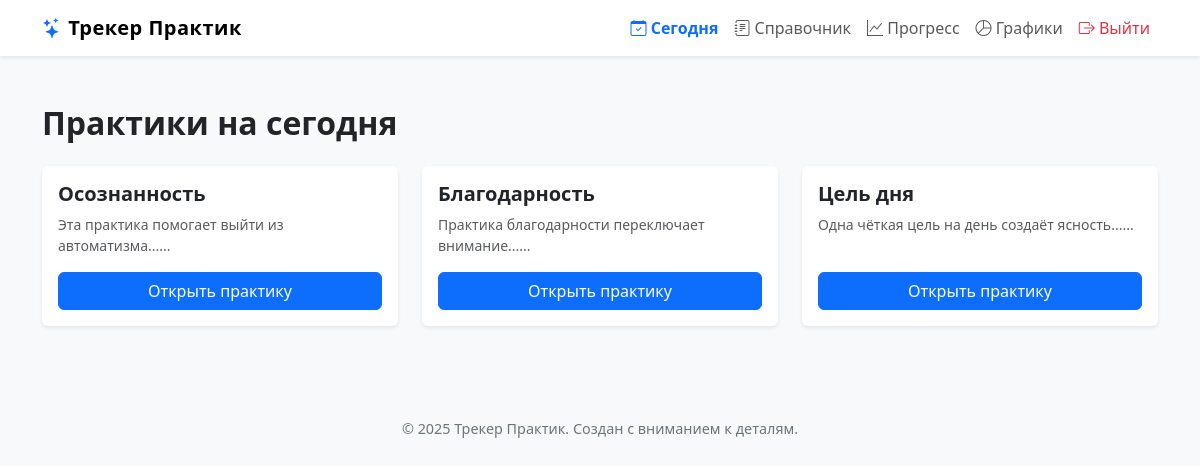
/today (signed in), run on the app's committed database.
### models.py (models this page shows)
class Practice(db.Model):
    __tablename__ = "practice"
    id = db.Column(db.Integer, primary_key=True)
    title = db.Column(db.String(200), nullable=False)
    description = db.Column(db.String(500))
    quote = db.Column(db.String(500))
    form_schema_json = db.Column(db.Text)

### app.py (the view)
@app.route("/today")
@login_required
def today_page():
    practices = Practice.query.all()
    return render_template("today.html", practices=practices)

### app.py (called while the page is built)
@login_manager.user_loader
def load_user(user_id):
    return User.query.get(int(user_id))

@app.context_processor
def inject_year():
    return {"current_year": datetime.now().year}

### templates/today.html
{% extends "layout.html" %}
{% block content %}
<div class="container py-4">
    <h2 class="mb-4 fw-bold">Практики на сегодня</h2>
    <div class="row g-4">
        {% for practice in practices %}
        <div class="col-md-6 col-lg-4">
            <div class="card shadow-sm border-0 h-100">
                <div class="card-body d-flex flex-column">
                    <h5 class="card-title fw-semibold">{{ practice.title }}</h5>
                    <p class="text-muted small flex-grow-1">
                        {{ practice.description[:120] }}...
                    </p>
                    <a href="{{ url_for('practice_info', pid=practice.id) }}"
                       class="btn btn-primary mt-auto">
                        Открыть практику
                    </a>
                </div>
            </div>
        </div>
        {% endfor %}
    </div>
</div>
{% endblock %}

### templates/layout.html (style rules this page uses)
body { background-color: #f8f9fa; }
.fade-in { animation: fadeIn 0.4s ease-in-out; }

### data on the page
Practice: title "Осознанность", description "Эта практика помогает выйти из автоматизма..."
Practice: title "Благодарность", description "Практика благодарности переключает внимание..."
Practice: title "Цель дня", description "Одна чёткая цель на день создаёт ясность..."
